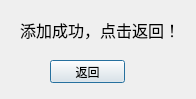
<?xml version="1.0" encoding="UTF-8"?>
<ui version="4.0">
 <class>chenggong</class>
 <widget class="QDialog" name="chenggong">
  <property name="geometry">
   <rect>
    <x>0</x>
    <y>0</y>
    <width>196</width>
    <height>99</height>
   </rect>
  </property>
  <property name="windowTitle">
   <string>Dialog</string>
  </property>
  <widget class="QLabel" name="label">
   <property name="geometry">
    <rect>
     <x>20</x>
     <y>15</y>
     <width>161</width>
     <height>31</height>
    </rect>
   </property>
   <property name="text">
    <string>&lt;html&gt;&lt;head/&gt;&lt;body&gt;&lt;p&gt;&lt;span style=&quot; font-size:12pt;&quot;&gt;添加成功，点击返回！&lt;/span&gt;&lt;/p&gt;&lt;/body&gt;&lt;/html&gt;</string>
   </property>
  </widget>
  <widget class="QPushButton" name="pushButton">
   <property name="geometry">
    <rect>
     <x>50</x>
     <y>60</y>
     <width>75</width>
     <height>23</height>
    </rect>
   </property>
   <property name="text">
    <string>返回</string>
   </property>
  </widget>
 </widget>
 <resources/>
 <connections>
  <connection>
   <sender>pushButton</sender>
   <signal>clicked()</signal>
   <receiver>chenggong</receiver>
   <slot>close()</slot>
   <hints>
    <hint type="sourcelabel">
     <x>115</x>
     <y>72</y>
    </hint>
    <hint type="destinationlabel">
     <x>157</x>
     <y>78</y>
    </hint>
   </hints>
  </connection>
 </connections>
</ui>
